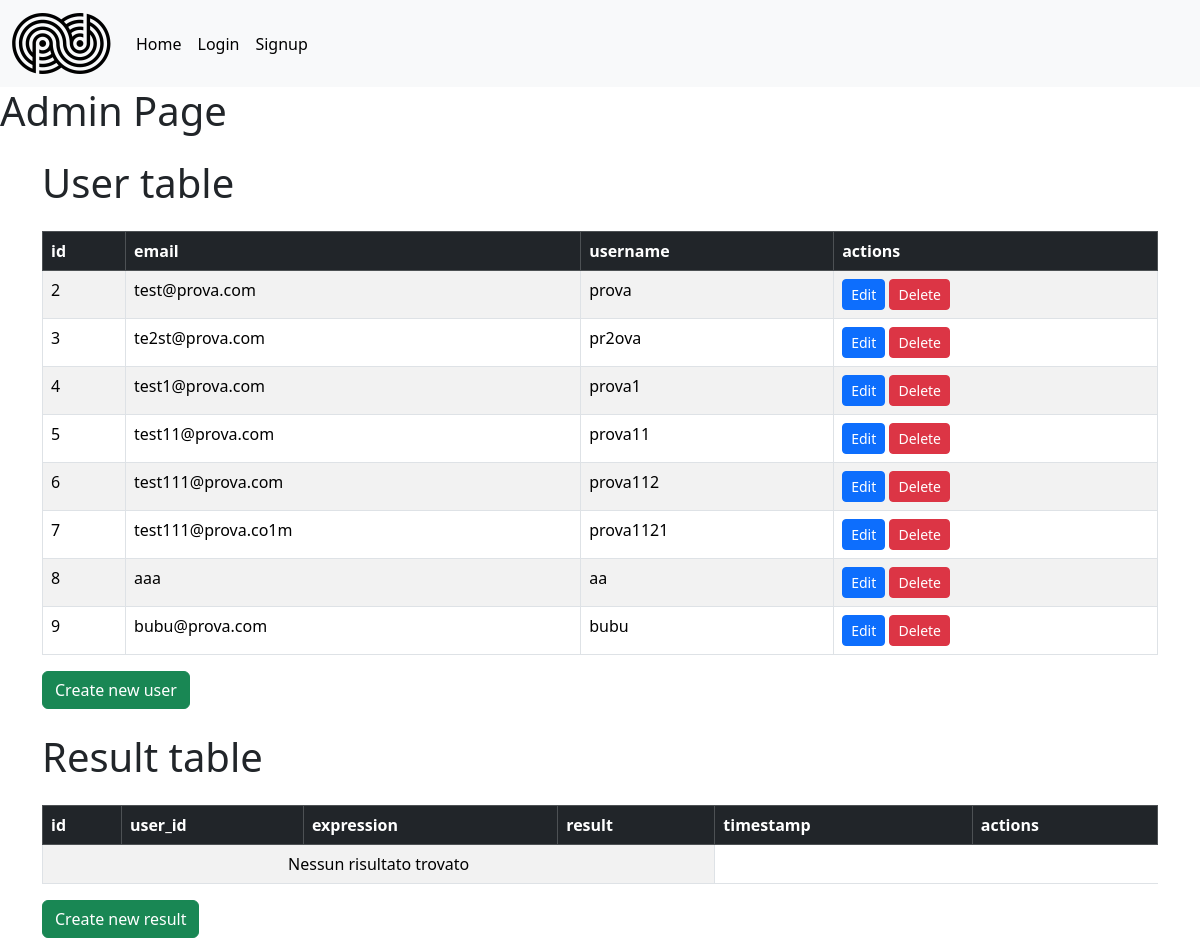
The app's page /auth/admin, older data.
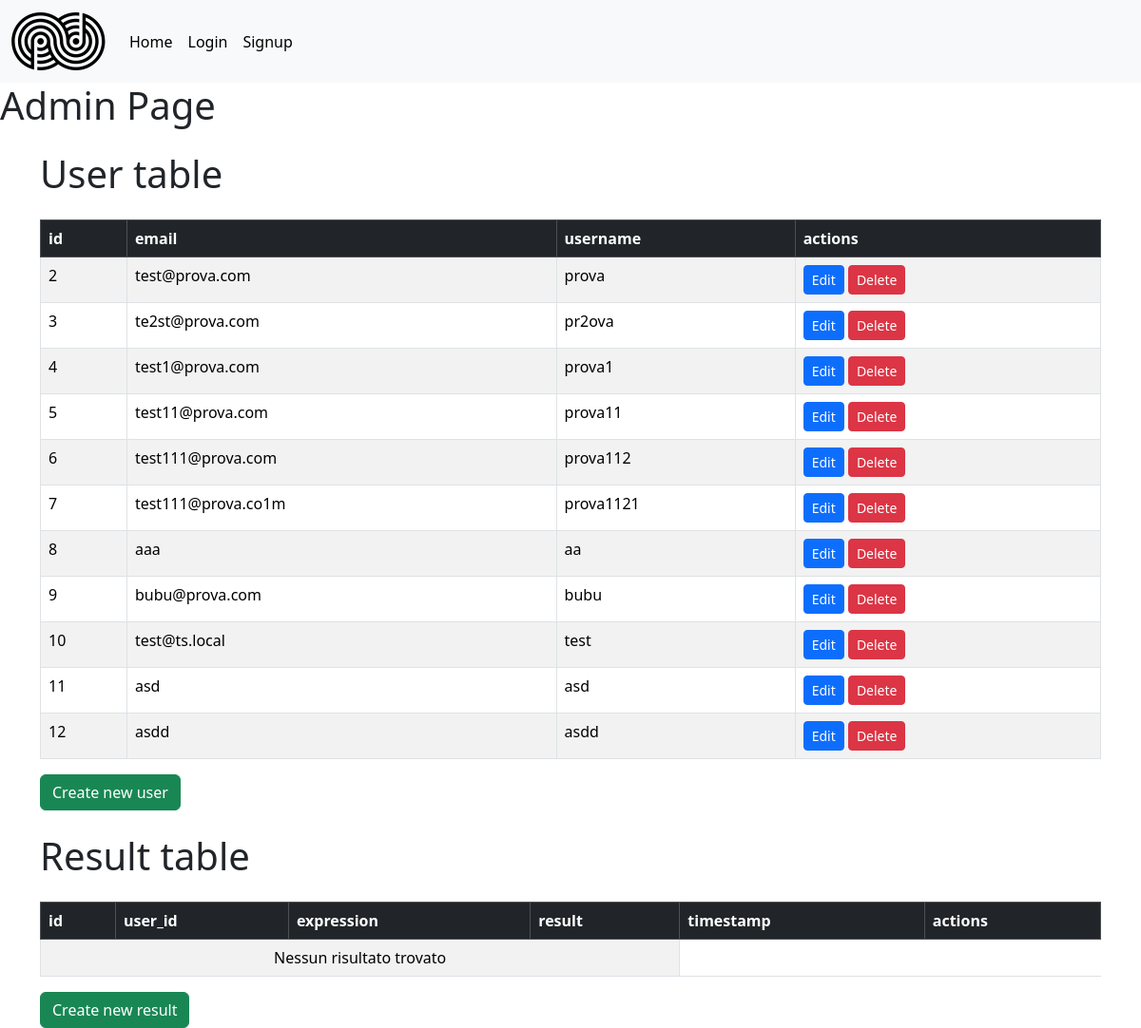
The same page, newer data.
### models/model.py (models this page shows, shortened)
class User(UserMixin, db.Model):
    id = db.Column(db.Integer, primary_key= True)
    username = db.Column(db.String(80), unique=True, nullable=False)
    email = db.Column(db.String(120), unique=True, nullable=False)
    password_hash = db.Column(db.String(128))  # Campo per la password criptata
    roles = db.relationship('Role', secondary=user_roles, backref=db.backref('users', lazy='dynamic'))

### routes/auth.py (the view)
@login_required
@app.route('/admin')
def admin_page():
    if current_user.is_authenticated and not current_user.has_role('admin'):
        flash("Accesso non autorizzato!")
        return redirect(url_for('default.home'))
    users = db.session.execute(db.select(User)).scalars().all()
    results = db.session.execute(db.select(Result)).scalars().all()
    return render_template('admin.html', users=users,results=results)

### templates/admin.html (shortened to what this page needs)
{% extends "base.html" %}
{% block content %}
<h1>Admin Page</h1>
    <div class="container mt-4">
        <h1 class="mb-4">User table</h1>
        <table class="table table-striped table-bordered table-hover">
            <thead class="table-dark">
                <tr>
                    <th>id</th>
                    <th>email</th>
                    <th>username</th>
                    <th>actions</th>
                </tr>
            </thead>
            <tbody>
                {% for user in users %}
                <tr>
                    <td>{{ user.id }}</td>
                    <td>{{ user.email }}</td>
                    <td>{{ user.username }}</td>
                    <td>
                        <a class="btn btn-sm btn-primary" href="{{ url_for('auth.admin_edit_user', user_id=user.id) }}">Edit</a>
                        <form method="post" action="{{ url_for('auth.admin_delete_user', user_id=user.id) }}" style="display:inline;">
                            <button class="btn btn-sm btn-danger" type="submit" onclick="return confirm('Eliminare utente?');">Delete</button>
                        </form>
                    </td>
                </tr>
                {% else %}
                <tr>
                    <td colspan="4" class="text-center">Nessun risultato trovato</td>
                </tr>
                {% endfor %}
            </tbody>
        </table>
        <a class="btn btn-success" href="{{ url_for('auth.admin_create_user') }}">Create new user</a>
    </div>
    <div class="container mt-4">
        <h1 class="mb-4">Result table</h1>
        <table class="table table-striped table-bordered table-hover">
            <thead class="table-dark">
                <tr>
                    <th>id</th>
                    <th>user_id</th>
                    <th>expression</th>
                    <th>result</th>
                    <th>timestamp</th>
                    <th>actions</th>
                </tr>
            </thead>
            <tbody>
                {% for result in results %}
                <tr>
                    <td>{{ result.id }}</td>
                    <td>{{ result.user_id }}</td>
                    <td>{{ result.expression }}</td>
                    <td>{{ result.result }}</td>
                    <td>{{ result.timestamp }}</td>
                    <td>
                        <a class="btn btn-sm btn-primary" href="{{ url_for('auth.admin_edit_result', result_id=result.id) }}">Edit</a>
                        <form method="post" action="{{ url_for('auth.admin_delete_result', result_id=result.id) }}" style="display:inline;">
                            <button class="btn btn-sm btn-danger" type="submit" onclick="return confirm('Eliminare risultato?');">Delete</button>
                        </form>
                    </td>
                </tr>
                {% else %}
                <tr>
                    <td colspan="4" class="text-center">Nessun risultato trovato</td>
                </tr>
                {% endfor %}
            </tbody>
        </table>
        <a class="btn btn-success" href="{{ url_for('auth.admin_create_result') }}">Create new result</a>
    </div>
{% endblock %}

Row changes from the older to the newer data that the page shows:
added User: id "10", email "test@ts.local", username "test"
added User: id "11", email "asd", username "asd"
added User: id "12", email "asdd", username "asdd"
